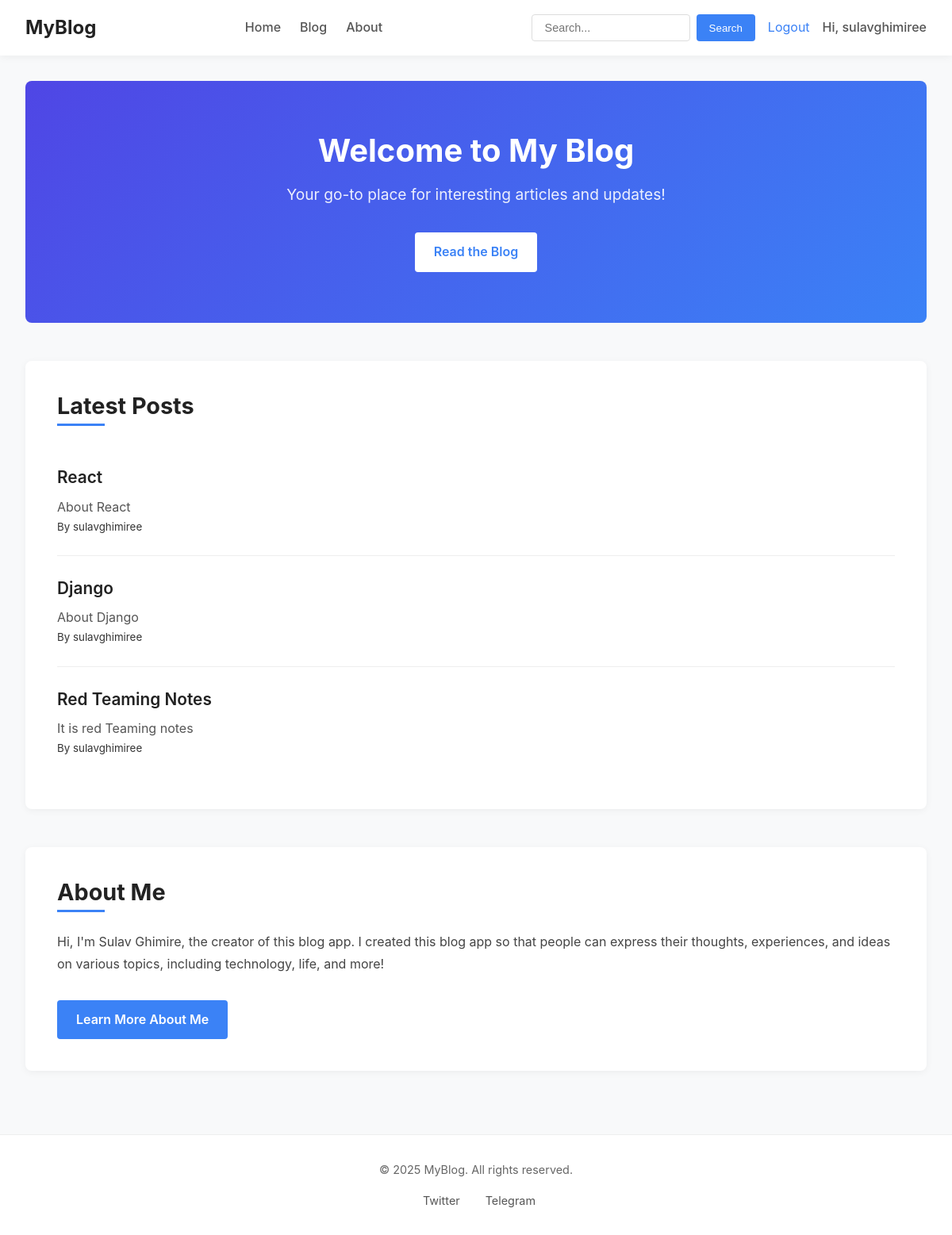
The app's page / (signed in) with its own data.
### blog_app/models.py (models this page shows, shortened)
class Blog(models.Model):
    title = models.CharField(max_length=200)
    short_desc = models.CharField(max_length=200)
    content = models.TextField()
    author = models.ForeignKey(User, on_delete=models.CASCADE)
    created = models.DateTimeField(auto_now_add=True)
    updated = models.DateTimeField(auto_now=True)
    is_published = models.BooleanField(default=False)

### blog_app/views.py (the view)
# urls.py: path('', views.home, name='home'),
def home(request):
    blogs = Blog.objects.all().order_by('-created')[:5]
    return render(request, 'blog_app/home.html', {'blogs':blogs})

### blog_app/templates/blog_app/home.html
{% extends 'base.html' %}{% block content %}
<section class="hero">
  <h1>Welcome to My Blog</h1>
  <p>Your go-to place for interesting articles and updates!</p>
  <a href="" class="cta-button">Read the Blog</a>
</section>
<section class="latest-posts">
  <h2>Latest Posts</h2>
  <ul>
    {% for blog in blogs %}
    <li>
      <a href="">{{ blog.title }}</a>
      <p>{{ blog.short_desc }}</p>
      <small>By {{blog.author}}</small>
    </li>
    {% empty %}
    <li>No posts available yet. Stay tuned!</li>
    {% endfor %}
  </ul>
</section>
<section class="about">
  <h2>About Me</h2>
  <p>
    Hi, I'm Sulav Ghimire, the creator of this blog app. I created this blog app
    so that people can express their thoughts, experiences, and ideas on various
    topics, including technology, life, and more!
  </p>
  <a href="" class="cta-button">Learn More About Me</a>
</section>
{% endblock %}

### templates/base.html (shortened to what this page needs)
{% load static %}
<!DOCTYPE html>
<html lang="en">
  <head>
    <link rel="stylesheet" href="{% static 'styles.css' %}" />
    <link rel="stylesheet" href="{% static 'styles2.css' %}" />
    <link rel="stylesheet" href="{% static 'styles3.css' %}" />
  </head>
  <body>
    <header>
      <nav>
        <div class="nav-left">
          <a href="{% url 'home' %}">MyBlog</a>
        </div>
        <div class="nav-center">
          <a href="{% url 'home' %}">Home</a>
          <a href="">Blog</a>
          <a href="">About</a>
        </div>
        <div class="nav-right">
          <form method="GET" action="">
            <input type="text" name="q" placeholder="Search..." />
            <button type="submit">Search</button>
          </form>
          {% if user.is_authenticated %}
          <a href="{% url 'logout-user' %}">Logout</a>
          <span>Hi, {{ user.username }}</span>
          {% else %}
          <a href="{% url 'login-page' %}">Login</a>
          <a href="{% url 'signup-page' %}">Signup</a>
          {% endif %}
        </div>
      </nav>
    </header>
    <main>{% block content %} {% endblock %}</main>
    <footer>
      <p>&copy; {{ year|default:"2025" }} MyBlog. All rights reserved.</p>
      <div class="social-icons">
        <a href="https://twitter.com" target="_blank" rel="noopener">
           Twitter
        </a>
        <a href="https://t.me" target="_blank" rel="noopener">
           Telegram
        </a>
      </div>
    </footer>
  </body>
</html>

### static/styles.css (style rules this page uses)
* { margin: 0; padding: 0; box-sizing: border-box; }
body { font-family: 'Inter', -apple-system, BlinkMacSystemFont, 'Segoe UI', Roboto, Oxygen, Ubuntu, sans-serif; line-height: 1.6; color: #333; background-color: #f8f9fa; display: flex; flex-direction: column; min-height: 100vh; }
h1, h2, h3, h4, h5, h6 { font-weight: 700; line-height: 1.2; margin-bottom: 1rem; color: #222; }
a { color: #3b82f6; text-decoration: none; transition: color 0.2s ease; }
main { flex: 1; padding: 2rem; max-width: 1200px; width: 100%; margin: 0 auto; }
header { background-color: #fff; box-shadow: 0 2px 10px rgba(0, 0, 0, 0.05); position: sticky; top: 0; z-index: 100; }
nav { display: flex; justify-content: space-between; align-items: center; padding: 1rem 2rem; max-width: 1200px; margin: 0 auto; }
.nav-left a { font-size: 1.5rem; font-weight: 700; color: #222; }
.nav-center { display: flex; gap: 1.5rem; }
.nav-center a { color: #555; font-weight: 500; position: relative; }
.nav-center a::after { content: ''; position: absolute; bottom: -5px; left: 0; width: 0; height: 2px; background-color: #3b82f6; transition: width 0.3s ease; }
.nav-right { display: flex; align-items: center; gap: 1rem; }
.nav-right form { display: flex; position: relative; }
.nav-right input { padding: 0.5rem 1rem; border: 1px solid #ddd; border-radius: 4px; font-size: 0.9rem; width: 200px; transition: all 0.3s ease; }
.nav-right button { background-color: #3b82f6; color: white; border: none; border-radius: 4px; padding: 0.5rem 1rem; margin-left: 0.5rem; cursor: pointer; font-weight: 500; transition: background-color 0.2s ease; }
.nav-right span { font-weight: 500; color: #555; }
footer { background-color: #fff; border-top: 1px solid #eee; padding: 2rem; text-align: center; font-size: 0.9rem; color: #666; }
.social-icons { display: flex; justify-content: center; gap: 1.5rem; margin-top: 1rem; }
.social-icons a { display: flex; align-items: center; gap: 0.5rem; color: #555; transition: color 0.2s ease; }
.hero { text-align: center; padding: 4rem 2rem; background: linear-gradient(135deg, #4f46e5, #3b82f6); color: white; border-radius: 8px; margin-bottom: 3rem; }
.hero h1 { font-size: 2.5rem; margin-bottom: 1rem; color: white; }
.hero p { font-size: 1.2rem; margin-bottom: 2rem; max-width: 600px; margin-left: auto; margin-right: auto; opacity: 0.9; }
.cta-button { display: inline-block; background-color: white; color: #3b82f6; padding: 0.75rem 1.5rem; border-radius: 4px; font-weight: 600; transition: all 0.3s ease; text-decoration: none; }
.latest-posts { background-color: white; border-radius: 8px; padding: 2.5rem; margin-bottom: 3rem; box-shadow: 0 2px 10px rgba(0, 0, 0, 0.05); }
.latest-posts h2 { font-size: 1.8rem; margin-bottom: 1.5rem; position: relative; padding-bottom: 0.5rem; }
.latest-posts h2::after { content: ''; position: absolute; bottom: 0; left: 0; width: 60px; height: 3px; background-color: #3b82f6; }
.latest-posts ul { list-style: none; padding: 0; }
.latest-posts li { padding: 1.5rem 0; border-bottom: 1px solid #eee; }
.latest-posts li:last-child { border-bottom: none; }
.latest-posts li a { font-size: 1.3rem; font-weight: 600; color: #222; margin-bottom: 0.5rem; display: block; transition: color 0.2s ease; }
.latest-posts li p { color: #555; line-height: 1.5; margin-top: 0.5rem; }
.about { background-color: white; border-radius: 8px; padding: 2.5rem; margin-bottom: 3rem; box-shadow: 0 2px 10px rgba(0, 0, 0, 0.05); }
.about h2 { font-size: 1.8rem; margin-bottom: 1.5rem; position: relative; padding-bottom: 0.5rem; }
.about h2::after { content: ''; position: absolute; bottom: 0; left: 0; width: 60px; height: 3px; background-color: #3b82f6; }
.about p { margin-bottom: 2rem; color: #444; line-height: 1.7; }
.about .cta-button { background-color: #3b82f6; color: white; }

### records on screen
Blog: title "React", short_desc "About React", author "sulavghimiree"
Blog: title "Django", short_desc "About Django", author "sulavghimiree"
Blog: title "Red Teaming Notes", short_desc "It is red Teaming notes", author "sulavghimiree"

### other values on screen
{{ user.username }} "sulavghimiree"
{{ year|default:"2025" }} "2025"
